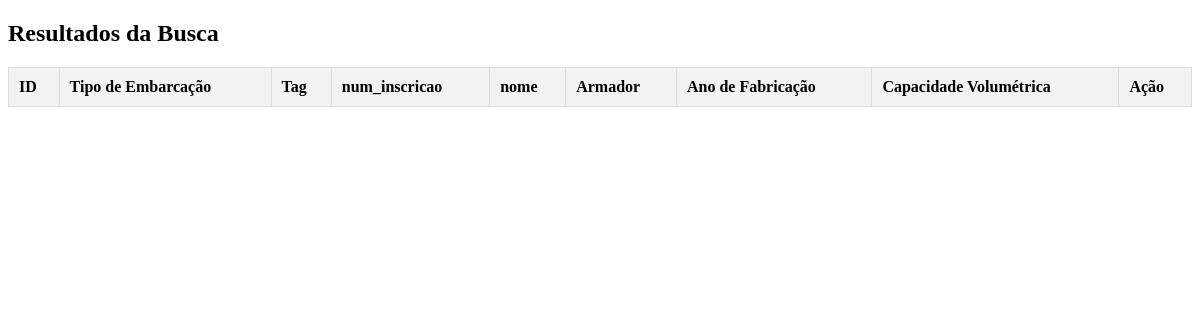
The app's page /php/pre_os_embarcacao.php, older data.
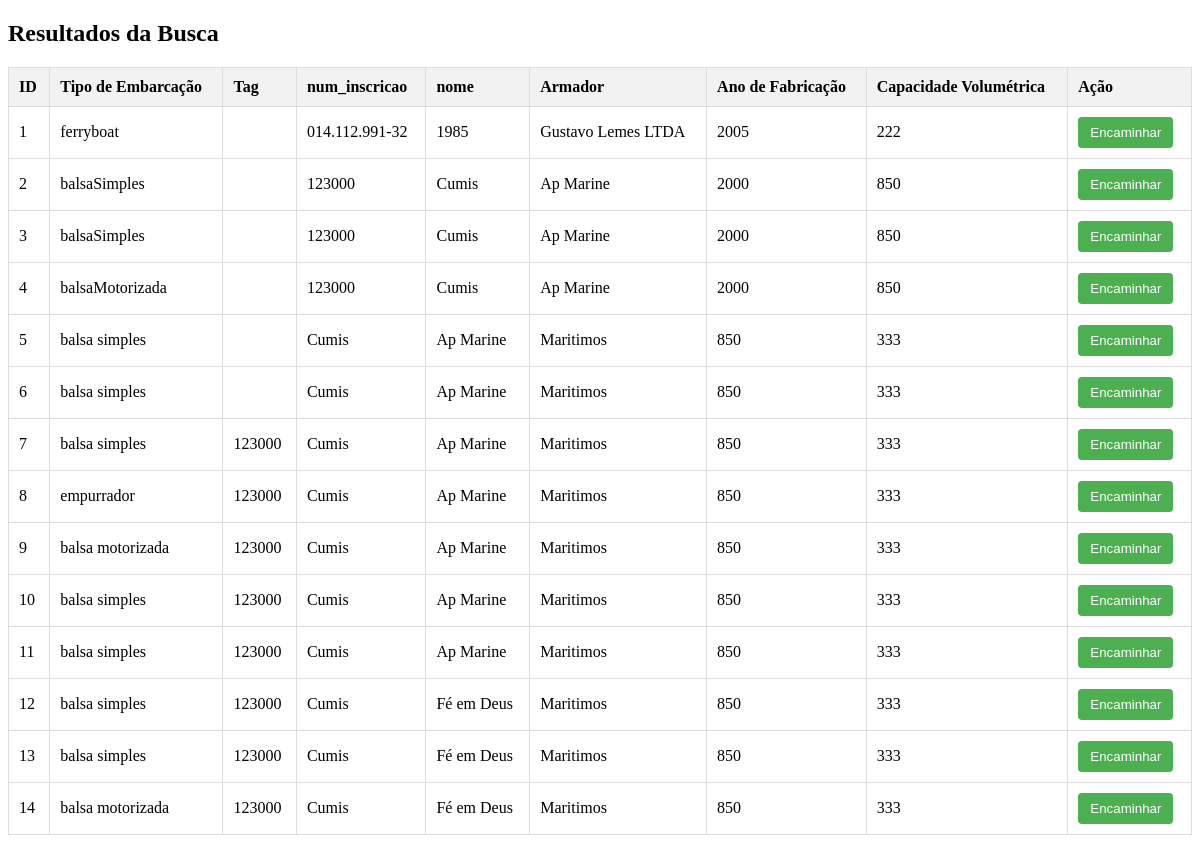
The same page, newer data.
### tables this page shows
CREATE TABLE `ativo_embarcacao` (
  `id` int(11) NOT NULL,
  `tipo_embarcacao` varchar(50) DEFAULT NULL,
  `tag` varchar(150) NOT NULL,
  `num_inscricao` varchar(20) DEFAULT NULL,
  `nome` varchar(255) DEFAULT NULL,
  `armador` varchar(255) DEFAULT NULL,
  `ano_fabricacao` int(11) DEFAULT NULL,
  `capacidade_volumetrica` int(11) DEFAULT NULL,
  `foto` varchar(255) DEFAULT NULL
);

### php/pre_os_embarcacao.php (the view, shortened to what this page needs)
<?php
include "conexao_bd.php";
$sql = "SELECT * FROM ativo_embarcacao";
$resultado = $conn->query($sql);
?>
<!DOCTYPE html>
<html lang="pt-br">
<head>
</head>
<body>
<h2>Resultados da Busca</h2>
<table>
    <tr>
        <th>ID</th>
        <th>Tipo de Embarcação</th>
        <th>Tag</th>
        <th>num_inscricao</th>
        <th>nome</th>
        <th>Armador</th>
        <th>Ano de Fabricação</th>
        <th>Capacidade Volumétrica</th>
        <th>Ação</th>
    </tr>
    <?php
    while ($row = $resultado->fetch_assoc()) {
        echo "<tr>";
        echo "<td>" . $row["id"] . "</td>";
        echo "<td>" . $row["tipo_embarcacao"] . "</td>";
        echo "<td>" . $row["tag"] . "</td>";
        echo "<td>" . $row["num_inscricao"] . "</td>";
        echo "<td>" . $row["nome"] . "</td>";
        echo "<td>" . $row["armador"] . "</td>";
        echo "<td>" . $row["ano_fabricacao"] . "</td>";
        echo "<td>" . $row["capacidade_volumetrica"] . "</td>";
        echo "<td><button onclick=\"encaminharParaOutraPagina(" . $row["id"] . ")\">Encaminhar</button></td>";
        echo "</tr>";
    }
    ?>
</table>
</body>
</html>

### php/pre_os_embarcacao.php (style rules this page uses)
table { border-collapse: collapse; width: 100%; margin-top: 20px; }
table, th, td { border: 1px solid #ddd; }
th, td { padding: 10px; text-align: left; }
th { background-color: #f2f2f2; }
button { background-color: #4CAF50; color: white; padding: 8px 12px; border: none; border-radius: 4px; cursor: pointer; }

Row changes from the older to the newer data that the page shows:
added ativo_embarcacao: id "1", tipo_embarcacao "ferryboat", num_inscricao "014.112.991-32", nome "1985", armador "Gustavo Lemes LTDA", ano_fabricacao "2005", capacidade_volumetrica "222"
added ativo_embarcacao: id "2", tipo_embarcacao "balsaSimples", num_inscricao "123000", nome "Cumis", armador "Ap Marine", ano_fabricacao "2000", capacidade_volumetrica "850"
added ativo_embarcacao: id "3", tipo_embarcacao "balsaSimples", num_inscricao "123000", nome "Cumis", armador "Ap Marine", ano_fabricacao "2000", capacidade_volumetrica "850"
added ativo_embarcacao: id "4", tipo_embarcacao "balsaMotorizada", num_inscricao "123000", nome "Cumis", armador "Ap Marine", ano_fabricacao "2000", capacidade_volumetrica "850"
added ativo_embarcacao: id "5", tipo_embarcacao "balsa simples", num_inscricao "Cumis", nome "Ap Marine", armador "Maritimos", ano_fabricacao "850", capacidade_volumetrica "333"
added ativo_embarcacao: id "6", tipo_embarcacao "balsa simples", num_inscricao "Cumis", nome "Ap Marine", armador "Maritimos", ano_fabricacao "850", capacidade_volumetrica "333"
added ativo_embarcacao: id "7", tipo_embarcacao "balsa simples", tag "123000", num_inscricao "Cumis", nome "Ap Marine", armador "Maritimos", ano_fabricacao "850", capacidade_volumetrica "333"
added ativo_embarcacao: id "8", tipo_embarcacao "empurrador", tag "123000", num_inscricao "Cumis", nome "Ap Marine", armador "Maritimos", ano_fabricacao "850", capacidade_volumetrica "333"
added ativo_embarcacao: id "9", tipo_embarcacao "balsa motorizada", tag "123000", num_inscricao "Cumis", nome "Ap Marine", armador "Maritimos", ano_fabricacao "850", capacidade_volumetrica "333"
added ativo_embarcacao: id "10", tipo_embarcacao "balsa simples", tag "123000", num_inscricao "Cumis", nome "Ap Marine", armador "Maritimos", ano_fabricacao "850", capacidade_volumetrica "333"
added ativo_embarcacao: id "11", tipo_embarcacao "balsa simples", tag "123000", num_inscricao "Cumis", nome "Ap Marine", armador "Maritimos", ano_fabricacao "850", capacidade_volumetrica "333"
added ativo_embarcacao: id "12", tipo_embarcacao "balsa simples", tag "123000", num_inscricao "Cumis", nome "Fé em Deus", armador "Maritimos", ano_fabricacao "850", capacidade_volumetrica "333"
added ativo_embarcacao: id "13", tipo_embarcacao "balsa simples", tag "123000", num_inscricao "Cumis", nome "Fé em Deus", armador "Maritimos", ano_fabricacao "850", capacidade_volumetrica "333"
added ativo_embarcacao: id "14", tipo_embarcacao "balsa motorizada", tag "123000", num_inscricao "Cumis", nome "Fé em Deus", armador "Maritimos", ano_fabricacao "850", capacidade_volumetrica "333"
